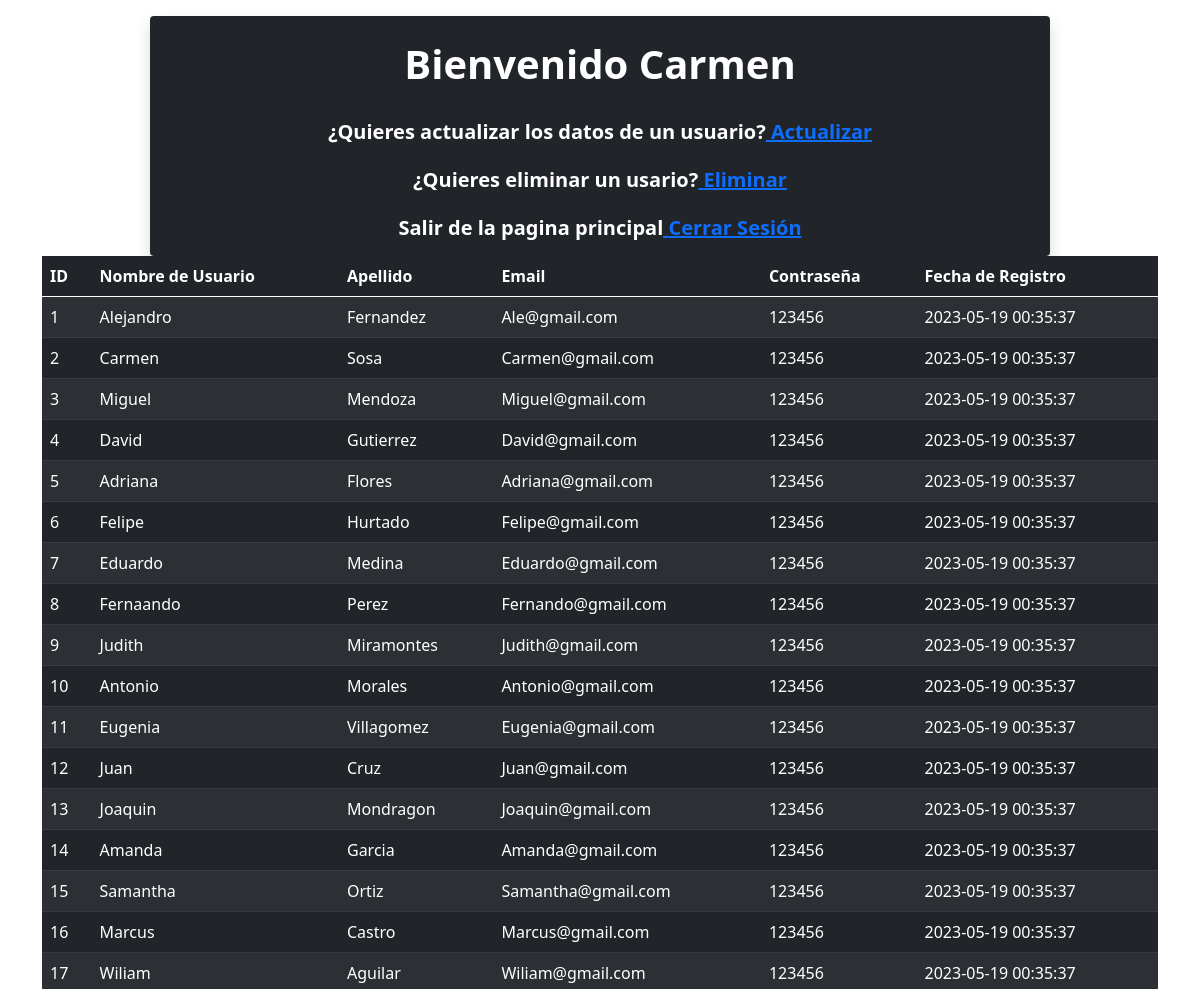
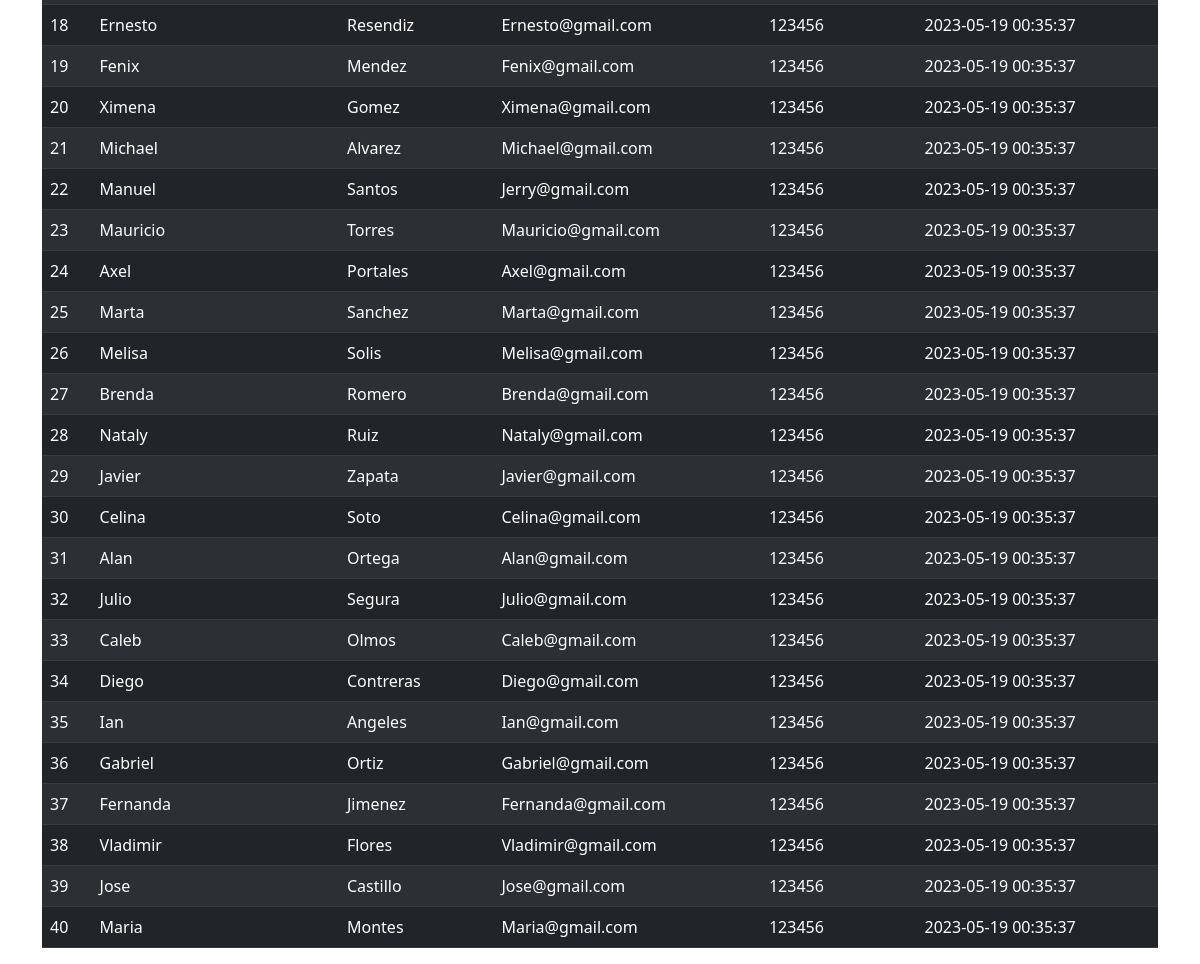
/Principal.php (signed in), run on the app's committed database (2 pictures, top to bottom).
### tables this page shows
CREATE TABLE `usuarios` (
  `id` int(11) NOT NULL AUTO_INCREMENT,
  `nombre_usuario` text NOT NULL,
  `apellido` text NOT NULL,
  `email` text NOT NULL,
  `password` varchar(20) NOT NULL,
  `fecha_registro` datetime NOT NULL DEFAULT CURRENT_TIMESTAMP,
  PRIMARY KEY (`id`)
);

### listado.php (the view, shortened to what this page needs)
<!DOCTYPE html>
<html lang="en">
<head>
    <link href="https://cdn.jsdelivr.net/npm/bootstrap@5.0.2/dist/css/bootstrap.min.css" rel="stylesheet">
</head>
<body>
    <?php
        $consulta_sql="SELECT * FROM usuarios";
        $resultado=$conexion->query($consulta_sql);
        $count=mysqli_num_rows($resultado);
    ?>
        <div class="container">
            <div class="row">
                <div class="col">
                    <table class="table table-striped table-dark">
                        <thead>
                            <tr>
                                <th>ID</th>
                                <th>Nombre de Usuario</th>
                                <th>Apellido</th>
                                <th>Email</th>
                                <th>Contraseña</th>
                                <th>Fecha de Registro</th>
                            </tr>
                        </thead>
                        <?php
                            if ($count>0){
                             while($row=mysqli_fetch_assoc($resultado) ){
                                echo "<tr>";
                                echo "<td>".$row['id']."</td>";
                                echo "<td>".$row['nombre_usuario']."</td>";
                                echo "<td>".$row['apellido']."</td>" ?? null;
                                echo "<td>".$row['email']."</td>";
                                echo "<td>".$row['password']."</td>";
                                echo "<td>".$row['fecha_registro']."</td>";
                                echo "</tr>";
                                }
                            }else{
                                echo "<h1>Sin registros</h1>";
                            }
                        ?>
                </table>
                </div>
            </div>
        </div>
</body>
</html>

### Principal.php (shortened to what this page needs)
<!DOCTYPE html>
<html lang="en">
<head>
    <link href="https://cdn.jsdelivr.net/npm/bootstrap@5.0.2/dist/css/bootstrap.min.css" rel="stylesheet">
    <link rel="stylesheet" href="styles.css">
</head>
<body class="fondo3">
<?php
include "./logica/conexion.php";
$nombre_usuario= $_SESSION['usermane'];
if(!isset($nombre_usuario)){
    header("location: index.php");
}else{
    $consulta_sql= "SELECT * FROM usuarios WHERE nombre_usuario='" .$nombre_usuario. "'";
    $resultado=$conexion->query($consulta_sql);
    $row=mysqli_fetch_assoc($resultado);
?>
    <div class="container w-75 bg-dark mt-3 rounded shadow">
        <div class="row">
            <h1 style="color: white;" class="fw-bold text-center pt-4 mb-3"> Bienvenido <?php echo $row['nombre_usuario'] ?? null; ?></h1>
            <h5 style="color: white;" class="fw-bold text-center pt-3 mb-3">¿Quieres actualizar los datos de un usuario?<a href="./actualizarUsuario/actualizar.php"> Actualizar</a></h5>
            <h5 style="color: white;" class="fw-bold text-center pt-2 mb-3">¿Quieres eliminar un usario?<a href="./eliminarUsuario/eliminar.html"> Eliminar</a></h5>
            <h5 style="color: white;" class="fw-bold text-center pt-2 mb-3">Salir de la pagina principal<a href='logica/salir.php'> Cerrar Sesión</a></h5>
        </div>
    </div>
<?php
    include "./listado.php";
}
?>
</body>
</html>

### styles.css (style rules this page uses)
.fondo3 { background-image: url(imagenes/fondo4.png); }

### listado.php (style rules this page uses)
body { background: #2A5B06; background: linear-gradient(to left, #F7FF00, #2A5B06); }

### data on the page
usuarios: nombre_usuario "Carmen", id "2", apellido "Sosa", email "Carmen@gmail.com", password "123456", fecha_registro "2023-05-19 00:35:37"
usuarios: id "1", nombre_usuario "Alejandro", apellido "Fernandez", email "Ale@gmail.com", password "123456", fecha_registro "2023-05-19 00:35:37"
usuarios: id "3", nombre_usuario "Miguel", apellido "Mendoza", email "Miguel@gmail.com", password "123456", fecha_registro "2023-05-19 00:35:37"
usuarios: id "4", nombre_usuario "David", apellido "Gutierrez", email "David@gmail.com", password "123456", fecha_registro "2023-05-19 00:35:37"
usuarios: id "5", nombre_usuario "Adriana", apellido "Flores", email "Adriana@gmail.com", password "123456", fecha_registro "2023-05-19 00:35:37"
usuarios: id "6", nombre_usuario "Felipe", apellido "Hurtado", email "Felipe@gmail.com", password "123456", fecha_registro "2023-05-19 00:35:37"
usuarios: id "7", nombre_usuario "Eduardo", apellido "Medina", email "Eduardo@gmail.com", password "123456", fecha_registro "2023-05-19 00:35:37"
usuarios: id "8", nombre_usuario "Fernaando", apellido "Perez", email "Fernando@gmail.com", password "123456", fecha_registro "2023-05-19 00:35:37"
usuarios: id "9", nombre_usuario "Judith", apellido "Miramontes", email "Judith@gmail.com", password "123456", fecha_registro "2023-05-19 00:35:37"
usuarios: id "10", nombre_usuario "Antonio", apellido "Morales", email "Antonio@gmail.com", password "123456", fecha_registro "2023-05-19 00:35:37"
usuarios: id "11", nombre_usuario "Eugenia", apellido "Villagomez", email "Eugenia@gmail.com", password "123456", fecha_registro "2023-05-19 00:35:37"
usuarios: id "12", nombre_usuario "Juan", apellido "Cruz", email "Juan@gmail.com", password "123456", fecha_registro "2023-05-19 00:35:37"
usuarios: id "13", nombre_usuario "Joaquin", apellido "Mondragon", email "Joaquin@gmail.com", password "123456", fecha_registro "2023-05-19 00:35:37"
usuarios: id "14", nombre_usuario "Amanda", apellido "Garcia", email "Amanda@gmail.com", password "123456", fecha_registro "2023-05-19 00:35:37"
usuarios: id "15", nombre_usuario "Samantha", apellido "Ortiz", email "Samantha@gmail.com", password "123456", fecha_registro "2023-05-19 00:35:37"
usuarios: id "16", nombre_usuario "Marcus", apellido "Castro", email "Marcus@gmail.com", password "123456", fecha_registro "2023-05-19 00:35:37"
usuarios: id "17", nombre_usuario "Wiliam", apellido "Aguilar", email "Wiliam@gmail.com", password "123456", fecha_registro "2023-05-19 00:35:37"
usuarios: id "18", nombre_usuario "Ernesto", apellido "Resendiz", email "Ernesto@gmail.com", password "123456", fecha_registro "2023-05-19 00:35:37"
usuarios: id "19", nombre_usuario "Fenix", apellido "Mendez", email "Fenix@gmail.com", password "123456", fecha_registro "2023-05-19 00:35:37"
usuarios: id "20", nombre_usuario "Ximena", apellido "Gomez", email "Ximena@gmail.com", password "123456", fecha_registro "2023-05-19 00:35:37"
usuarios: id "21", nombre_usuario "Michael", apellido "Alvarez", email "Michael@gmail.com", password "123456", fecha_registro "2023-05-19 00:35:37"
usuarios: id "22", nombre_usuario "Manuel", apellido "Santos", email "Jerry@gmail.com", password "123456", fecha_registro "2023-05-19 00:35:37"
usuarios: id "23", nombre_usuario "Mauricio", apellido "Torres", email "Mauricio@gmail.com", password "123456", fecha_registro "2023-05-19 00:35:37"
usuarios: id "24", nombre_usuario "Axel", apellido "Portales", email "Axel@gmail.com", password "123456", fecha_registro "2023-05-19 00:35:37"
usuarios: id "25", nombre_usuario "Marta", apellido "Sanchez", email "Marta@gmail.com", password "123456", fecha_registro "2023-05-19 00:35:37"
usuarios: id "26", nombre_usuario "Melisa", apellido "Solis", email "Melisa@gmail.com", password "123456", fecha_registro "2023-05-19 00:35:37"
usuarios: id "27", nombre_usuario "Brenda", apellido "Romero", email "Brenda@gmail.com", password "123456", fecha_registro "2023-05-19 00:35:37"
usuarios: id "28", nombre_usuario "Nataly", apellido "Ruiz", email "Nataly@gmail.com", password "123456", fecha_registro "2023-05-19 00:35:37"
usuarios: id "29", nombre_usuario "Javier", apellido "Zapata", email "Javier@gmail.com", password "123456", fecha_registro "2023-05-19 00:35:37"
usuarios: id "30", nombre_usuario "Celina", apellido "Soto", email "Celina@gmail.com", password "123456", fecha_registro "2023-05-19 00:35:37"
usuarios: id "31", nombre_usuario "Alan", apellido "Ortega", email "Alan@gmail.com", password "123456", fecha_registro "2023-05-19 00:35:37"
usuarios: id "32", nombre_usuario "Julio", apellido "Segura", email "Julio@gmail.com", password "123456", fecha_registro "2023-05-19 00:35:37"
usuarios: id "33", nombre_usuario "Caleb", apellido "Olmos", email "Caleb@gmail.com", password "123456", fecha_registro "2023-05-19 00:35:37"
usuarios: id "34", nombre_usuario "Diego", apellido "Contreras", email "Diego@gmail.com", password "123456", fecha_registro "2023-05-19 00:35:37"
usuarios: id "35", nombre_usuario "Ian", apellido "Angeles", email "Ian@gmail.com", password "123456", fecha_registro "2023-05-19 00:35:37"
usuarios: id "36", nombre_usuario "Gabriel", apellido "Ortiz", email "Gabriel@gmail.com", password "123456", fecha_registro "2023-05-19 00:35:37"
usuarios: id "37", nombre_usuario "Fernanda", apellido "Jimenez", email "Fernanda@gmail.com", password "123456", fecha_registro "2023-05-19 00:35:37"
usuarios: id "38", nombre_usuario "Vladimir", apellido "Flores", email "Vladimir@gmail.com", password "123456", fecha_registro "2023-05-19 00:35:37"
usuarios: id "39", nombre_usuario "Jose", apellido "Castillo", email "Jose@gmail.com", password "123456", fecha_registro "2023-05-19 00:35:37"
usuarios: id "40", nombre_usuario "Maria", apellido "Montes", email "Maria@gmail.com", password "123456", fecha_registro "2023-05-19 00:35:37"
